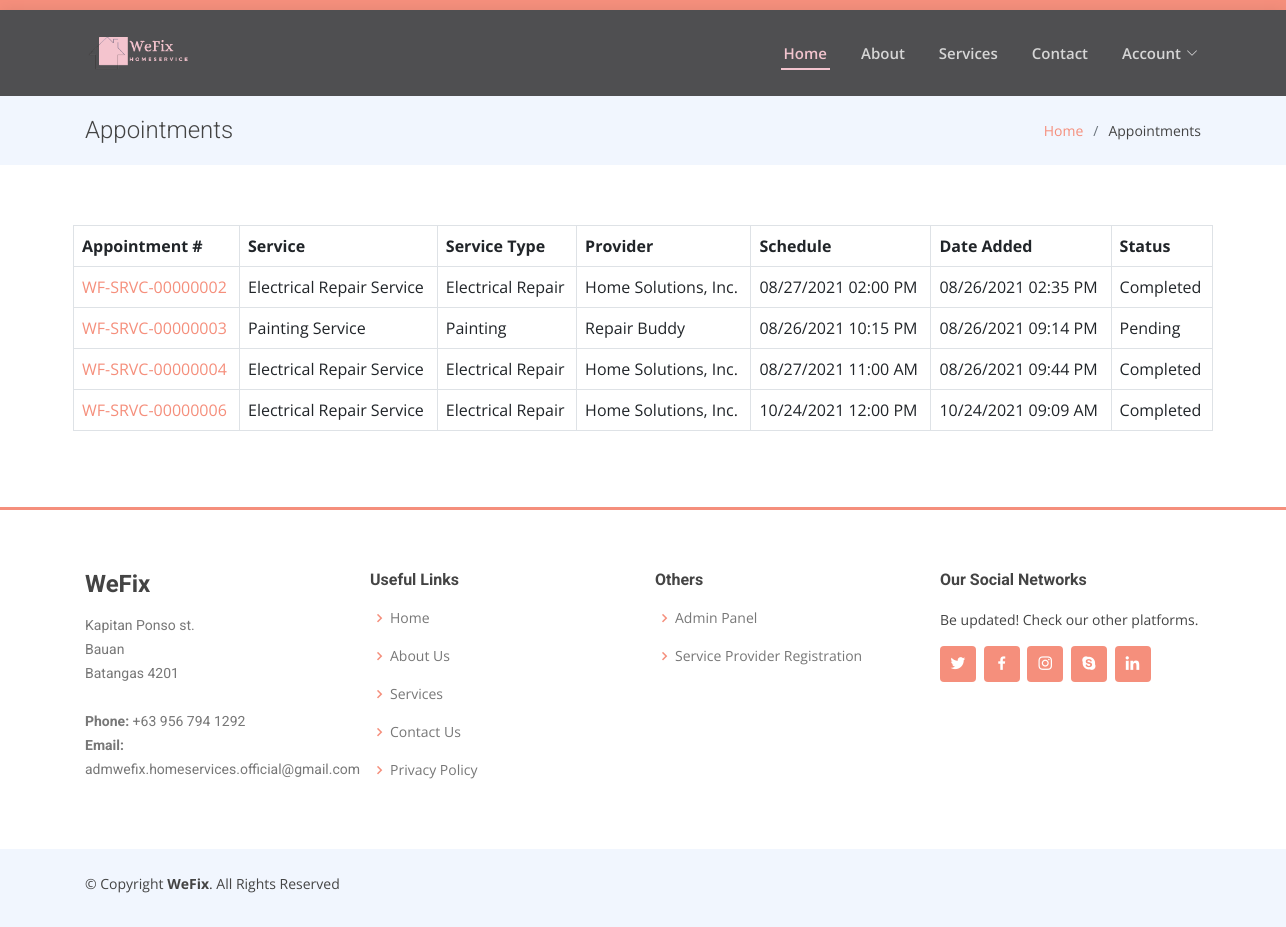
The page /index.php?pg=appointments (signed in) on the database its author committed.
### tables this page shows
CREATE TABLE IF NOT EXISTS `appointments` (
  `id` int(11) NOT NULL AUTO_INCREMENT,
  `serviceid` int(11) NOT NULL,
  `clientid` int(11) NOT NULL,
  `schedule` datetime NOT NULL,
  `rating` int(11) NOT NULL,
  `amount` float NOT NULL,
  `dateadded` datetime NOT NULL,
  `status` text NOT NULL,
  `dateapproved` datetime NOT NULL,
  `dateintransit` datetime NOT NULL,
  `dateongoing` datetime NOT NULL,
  `datecancelled` datetime NOT NULL,
  `datecompleted` datetime NOT NULL,
  `durationintransit` text NOT NULL,
  `durationupdate` text NOT NULL,
  `durationupdate_lat` text NOT NULL,
  `durationupdate_lng` text NOT NULL,
  `fee` float NOT NULL,
  PRIMARY KEY (`id`)
);

CREATE TABLE IF NOT EXISTS `services` (
  `id` int(11) NOT NULL AUTO_INCREMENT,
  `providerid` int(11) NOT NULL,
  `service` text NOT NULL,
  `description` text NOT NULL,
  `dateadded` datetime NOT NULL,
  `typeid` int(11) NOT NULL,
  `tags` text NOT NULL,
  `longitude` text NOT NULL,
  `latitude` text NOT NULL,
  `deleted` bit(1) NOT NULL DEFAULT b'0',
  PRIMARY KEY (`id`)
);

CREATE TABLE IF NOT EXISTS `service_types` (
  `id` int(11) NOT NULL AUTO_INCREMENT,
  `type` text NOT NULL,
  `deleted` bit(1) NOT NULL DEFAULT b'0',
  PRIMARY KEY (`id`)
);

CREATE TABLE IF NOT EXISTS `providers` (
  `id` int(11) NOT NULL AUTO_INCREMENT,
  `company` text NOT NULL,
  `contact` text NOT NULL,
  `email` text NOT NULL,
  `address` text NOT NULL,
  `password` text NOT NULL,
  `active` int(11) NOT NULL,
  `deleted` bit(1) NOT NULL DEFAULT b'0',
  `services` text NOT NULL,
  `img` text NOT NULL,
  PRIMARY KEY (`id`)
);

### appointments.php (the view)
<main id="main" data-aos="fade-up">
	<section class="breadcrumbs">
		<div class="container">
			<div class="d-flex justify-content-between align-items-center">
				<h2>Appointments</h2>
				<ol>
					<li><a href="index.php">Home</a></li>
					<li>Appointments</li>
				</ol>
			</div>
		</div>
	</section>
	<section class="inner-page">
		<div class="container">
			<div class="row table-responsive">
				<table class="table table-bordered table-hover">
					<tr>
						<th>Appointment #</th>
						<th>Service</th>
						<th>Service Type</th>
						<th>Provider</th>
						<th>Schedule</th>
						<th>Date Added</th>
						<th>Status</th>
					</tr>
					<?php
						$q = mysql_query("select a.*, b.type, c.company, d.schedule, d.dateadded, d.status, d.id as aid from appointments d left join services a on d.serviceid = a.id left join service_types b on a.typeid = b.id left join providers c on a.providerid = c.id where d.clientid = $_SESSION[id]");
						while($r = mysql_fetch_array($q)){
							?>
							<tr>
								<td><a href="index.php?pg=details&id=<?php echo $r["aid"]; ?>">WF-SRVC-<?php echo sprintf('%08d', $r["aid"]); ?></a></td>
								<td><?php echo $r["service"]; ?></td>
								<td><?php echo $r["type"]; ?></td>
								<td><?php echo $r["company"]; ?></td>
								<td><?php echo date_format(date_create($r["schedule"]),"m/d/Y h:i A"); ?></td>
								<td><?php echo date_format(date_create($r["dateadded"]),"m/d/Y h:i A"); ?></td>
								<td><?php echo $r["status"]; ?></td>
							</tr>
							<?php
						}
					?>
				</table>
			</div>
		</div>
	</section>
</main>

### assets/css/style.css (style rules this page uses)
body { font-family: "Open Sans", sans-serif; color: #444444; }
a { color: #F58F7C; text-decoration: none; }
h1, h2, h3, h4, h5, h6 { font-family: "Roboto", sans-serif; }
section { padding: 60px 0; overflow: hidden; }
.breadcrumbs { padding: 20px 0; background-color: #f1f6fe; min-height: 40px; }
.breadcrumbs h2 { font-size: 24px; font-weight: 300; margin: 0; }
.breadcrumbs ol { display: flex; flex-wrap: wrap; list-style: none; padding: 0; margin: 0; font-size: 14px; }
.breadcrumbs ol li + li { padding-left: 10px; }
.breadcrumbs ol li + li::before { display: inline-block; padding-right: 10px; color: #6c757d; content: "/"; }

### rows shown on the page
appointments: id "00000002", serviceid.service "Electrical Repair Service", service_types.type "Electrical Repair", providers.company "Home Solutions, Inc.", schedule "08/27/2021 02:00 PM", dateadded "08/26/2021 02:35 PM", status "Completed"
appointments: id "00000003", serviceid.service "Painting Service", service_types.type "Painting", providers.company "Repair Buddy", schedule "08/26/2021 10:15 PM", dateadded "08/26/2021 09:14 PM", status "Pending"
appointments: id "00000004", serviceid.service "Electrical Repair Service", service_types.type "Electrical Repair", providers.company "Home Solutions, Inc.", schedule "08/27/2021 11:00 AM", dateadded "08/26/2021 09:44 PM", status "Completed"
appointments: id "00000006", serviceid.service "Electrical Repair Service", service_types.type "Electrical Repair", providers.company "Home Solutions, Inc.", schedule "10/24/2021 12:00 PM", dateadded "10/24/2021 09:09 AM", status "Completed"
